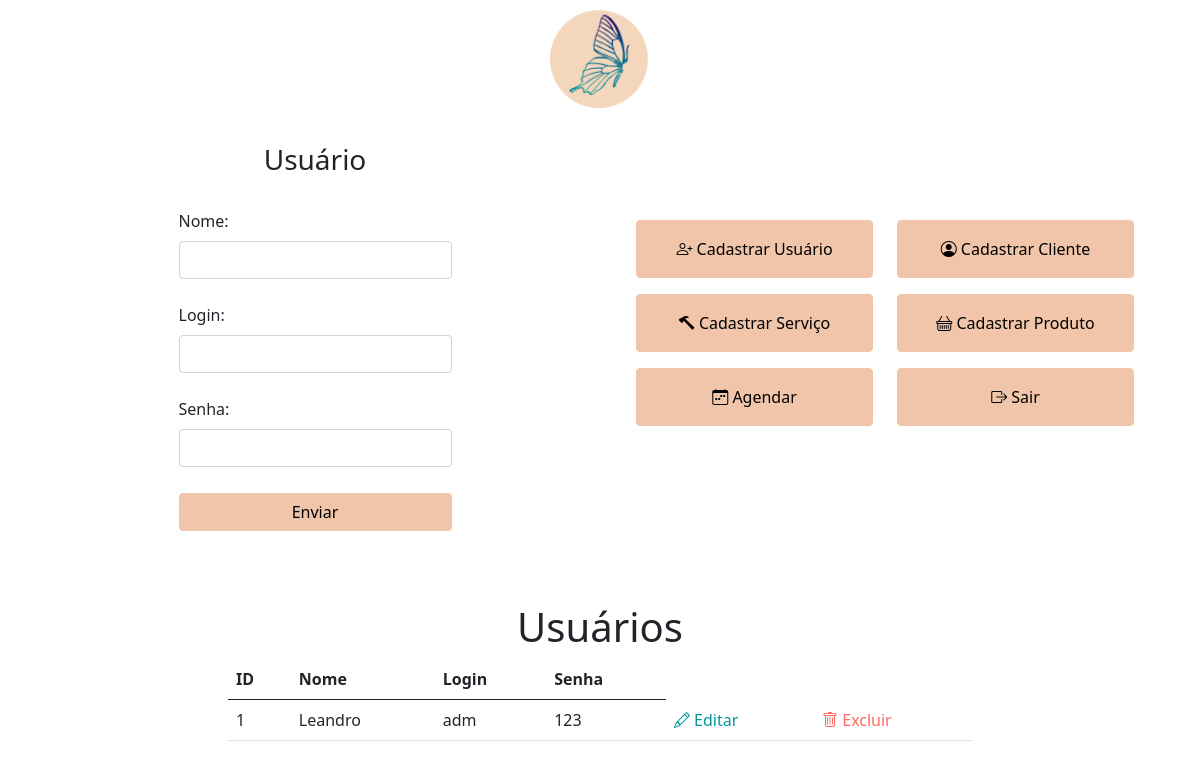
The app's page /areaRestrita-adm/formularios/formulario-usuario.php (signed in) with its own data.
### tables this page shows
CREATE TABLE `tbusuario` (
  `idUsuario` int(11) NOT NULL,
  `nomeUsuario` varchar(100) NOT NULL,
  `loginUsuario` varchar(30) NOT NULL,
  `senhaUsuario` varchar(60) NOT NULL
);

### areaRestrita-adm/models/Usuario.php (called while the page is built, shortened)
<?php
class Usuario{
    public function listar(){
        $con = Conexao :: conectar();
        $query = "SELECT idUsuario,nomeUsuario, loginUsuario, senhaUsuario FROM tbusuario";
        $resultado = $con->query($query);
        $lista = $resultado->fetchAll();
        return $lista;
    }
}
?>

### areaRestrita-adm/formularios/formulario-usuario.php (the view, shortened to what this page needs)
<?php
include_once('../models/Usuario.php');
$usuario = new Usuario();
try {
  $linhasUsuario =  $usuario->listar();
} catch (Exception $e) {
  print_r($e);
}
?>
<html lang="pt-BR">
<head>
  <link rel="stylesheet" href="../css-areaRestrita/reset.css">
  <link href="https://cdn.jsdelivr.net/npm/bootstrap@5.0.2/dist/css/bootstrap.min.css" rel="stylesheet">
  <link rel="stylesheet" href="https://cdn.jsdelivr.net/npm/bootstrap-icons@1.6.1/font/bootstrap-icons.css">
  <link rel="stylesheet" href="../css-areaRestrita/style.css">
</head>
<body>
  <div class="container">
    <a href="../index-ar.php"><img class="img-fluid mx-auto d-block mt-2" src="../images-arearestrita/logo-shortcut.png" width="100px"></a>
    <div class="dashboard row">
      <div class="float-start col-lg-6 col-md-12 col-sm-12">
        <form style="margin-top: -14%; width: 50%;margin-left: 25%;" action="../cadastros/cadastrar-usuario.php" method="POST">
          <h3 class="text-center">Usuário</h3><br>
          <div class="mb-3">
            <label class="form-label">Nome:</label>
            <input class="form-control" type="text" name="txtNome" id="txtNome" required>
          </div>
          <div class="mb-3">
            <label class="form-label mt-2">Login:</label>
            <input class="form-control" type="text" name="txtLogin" id="txtLogin" required>
          </div>
          <div class="mb-3">
            <label class="form-label mt-2">Senha:</label>
            <input class="form-control" type="password" name="txtSenha" id="txtSenha" required>
          </div>
          <div class="d-grid gap-2" style="padding-top: 10px;">
            <button type="submit" class="btn btn-primary mb-5" value="Login">Enviar</button>
          </div>
        </form>
      </div>
      <div class="float-end col-lg-6 col-md-12 col-sm-12">
        <div class="container overflow-hidden">
          <div class="row gy-3">
            <div class="col-lg-6 col-md-6 col-sm-12">
              <a href="formulario-usuario.php"><button class="p-3 w-100 btn btn-bgrosa"><i class="bi bi-person-plus"></i> Cadastrar Usuário</button></a>
            </div>
            <div class="col-lg-6 col-md-6 col-sm-12">
              <a href="formulario-cliente.php"><button class="p-3 w-100 btn btn-bgrosa"><i class="bi bi-person-circle"></i> Cadastrar Cliente</button></a>
            </div>
            <div class="col-lg-6 col-md-6 col-sm-12">
              <a href="formulario-servico.php"><button class="p-3 w-100 btn btn-bgrosa"><i class="bi bi-hammer"></i> Cadastrar Serviço</button></a>
            </div>
            <div class="col-lg-6 col-md-6 col-sm-12">
              <a href="formulario-produto.php"><button class="p-3 w-100 btn btn-bgrosa"><i class="bi bi-basket"></i> Cadastrar Produto</button></a>
            </div>
            <div class="col-lg-6 col-md-12 col-sm-12">
              <a href="formulario-agenda.php"><button class="p-3 w-100 btn btn-bgrosa"><i class="bi bi-calendar-week"></i> Agendar</button></a>
            </div>
            <div class="col-lg-6 col-sm-12">
              <a href="../../logout.php"><button class="text-center p-3 w-100 btn btn-danger"><i class="bi bi-box-arrow-right"></i> Sair</button></a>
            </div>
          </div>
        </div>
      </div>
    </div>
    <div class="mx-auto col-lg-8 col-md-12 col-sm-12 mt-4 table-responsive">
      <h1 class="text-center">Usuários</h1>
      <table class="table">
        <thead>
          <tr>
            <th scope="col">
              <b>ID</b>
            </th>
            <th scope="col">
              <b>Nome</b>
            </th>
            <th scope="col">
              <b>Login</b>
            </th>
            <th scope="col">
              <b>Senha</b>
            </th>
          </tr>
        </thead>
        <tbody>
          <?php foreach ($linhasUsuario as $linha) { ?>
            <tr>
              <td scope="row">
                <?php echo $linha['idUsuario']; ?>
              </td>
              <td>
                <?php echo $linha['nomeUsuario']; ?>
              </td>
              <td>
                <?php echo $linha['loginUsuario']; ?>
              </td>
              <td>
                <?php echo $linha['senhaUsuario']; ?>
              </td>
              <td class="editar"> <i class="bi bi-pencil"></i>
                <a style="text-decoration: none;" data-bs-toggle="collapse" href="#collapseExample" role="button" aria-expanded="false" aria-controls="collapseExample">
                  Editar</a>
              </td>
              <td class="excluir" data-bs-toggle="collapse" href="#collapseExample2" role="button" aria-expanded="false" aria-controls="collapseExample2">
                <i class="bi bi-trash"></i>
                <a class="excluir" style="text-decoration: none;" href="#">
                  Excluir
                </a>
              </td>
            </tr>
          <?php } ?>
        </tbody>
      </table>
    </div>
  </div>
</body>
</html>

### areaRestrita-adm/css-areaRestrita/style.css (style rules this page uses)
.dashboard { margin-top: 10%; }
.btn { background-color: #F1C5A9; color: black; border-color: #F1C5A9; }
.editar i { color: #03989e; }
.editar a { color: #03989e; }
.excluir i { color: #ff6862; }
.excluir a { color: #ff6862; }

### records on screen
tbusuario: idUsuario "1", nomeUsuario "Leandro", loginUsuario "adm", senhaUsuario "123"
